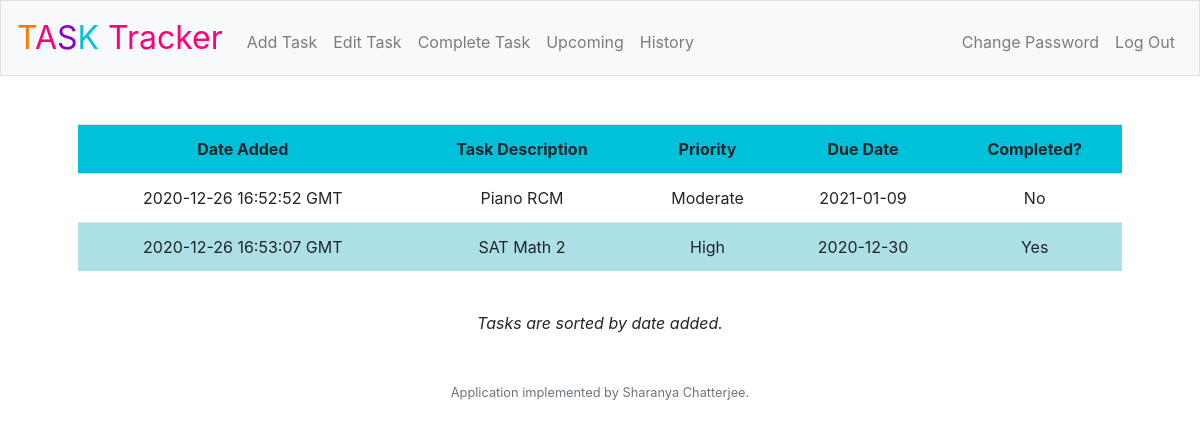
The app's page /history (signed in) with its own data.
### tables this page shows
CREATE TABLE 'todos' (
"id" INTEGER PRIMARY KEY AUTOINCREMENT NOT NULL,
"user_id" INTEGER NOT NULL,
"task" TEXT NOT NULL,
"due" DATE NOT NULL, 'priority'  text NOT NULL  , 'completed' boolean NOT NULL DEFAULT 0, 'time'  timestamp NOT NULL DEFAULT CURRENT_TIMESTAMP  ,
FOREIGN KEY(user_id) REFERENCES users(id)
);

### application.py (the view)
@app.route("/history")
@login_required
def history():
    rows = db.execute("SELECT task, priority, due, completed, time FROM todos WHERE user_id = :user_id",
                        user_id = session["user_id"])
    return render_template("history.html", rows = rows)

### application.py (called while the page is built)
@app.after_request
def after_request(response):
    response.headers["Cache-Control"] = "no-cache, no-store, must-revalidate"
    response.headers["Expires"] = 0
    response.headers["Pragma"] = "no-cache"
    return response

### helpers.py (called while the page is built)
def login_required(f):
    @wraps(f)
    def decorated_function(*args, **kwargs):
        if session.get("user_id") is None:
            return redirect("/login")
        return f(*args, **kwargs)
    return decorated_function

### templates/history.html (shortened to what this page needs)
{% extends "layout.html" %}
{% block main %}
    <table class="table">
        <tr class="blue-head">
            <th>Date Added</th>
            <th>Task Description</th>
            <th>Priority</th>
            <th>Due Date</th>
            <th>Completed?</th>
        </tr>
        {% for row in rows %}
        <tr class="blue-row">
            <td>{{ row["time"] }} GMT</td>
            <td>{{ row["task"] }}</td>
            <td>{{ row["priority"] }}</td>
            <td>{{ row["due"] }}</td>
            {% if row["completed"] == 0 %}
                <td>No</td>
            {% else %}
                <td>Yes</td>
            {% endif %}
        </tr>
        {% endfor %}
    </table>
    <br />
    <em>Tasks are sorted by date added.</em>
{% endblock %}

### static/styles.css (style rules this page uses)
.blue-head { background-color: #00c1da; }
.blue-row:nth-child(odd) { background-color: #acdfe6; }

### records on screen
todos: time "2020-12-26 16:52:52", task "Piano RCM", priority "Moderate", due "2021-01-09", completed "No"
todos: time "2020-12-26 16:53:07", task "SAT Math 2", priority "High", due "2020-12-30", completed "Yes"
